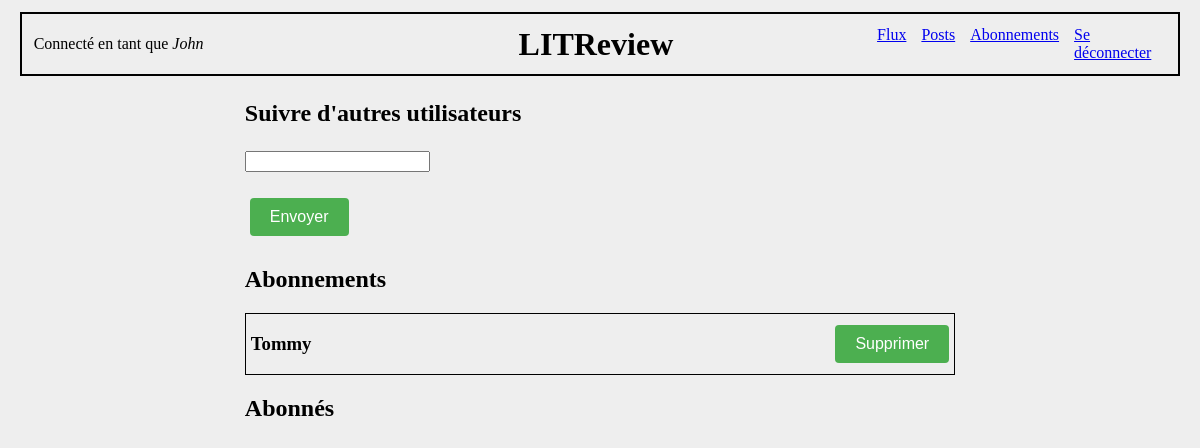
The app's page /subscriptions/ (signed in), older data.
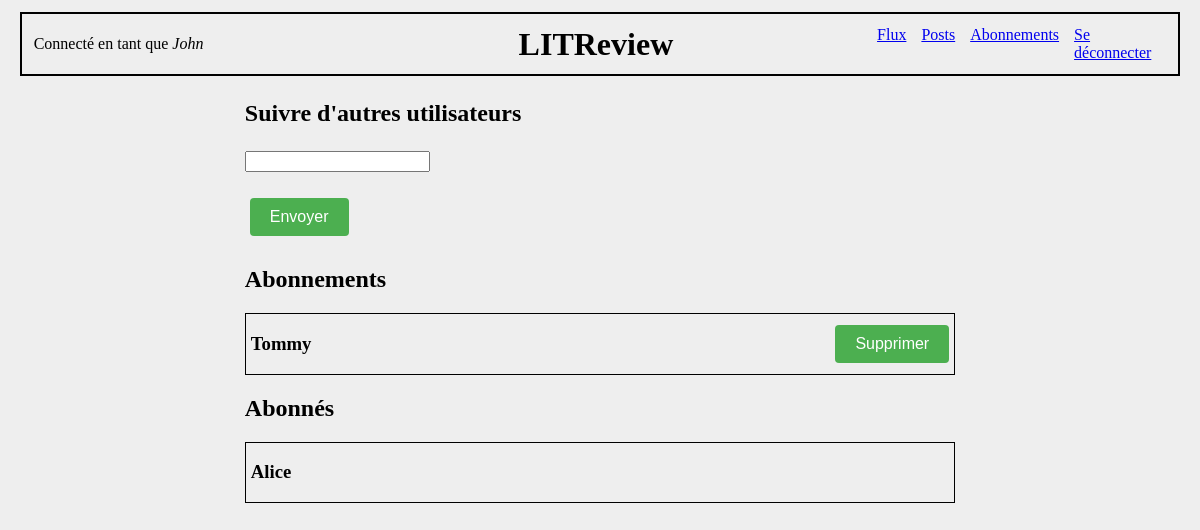
The same page, newer data.
### appli/models.py (models this page shows)
class UserFollows(models.Model):
    user = models.ForeignKey(
        to=settings.AUTH_USER_MODEL, on_delete=models.CASCADE, related_name='following')
    followed_user = models.ForeignKey(
        to=settings.AUTH_USER_MODEL, on_delete=models.CASCADE, related_name='followed_by')
    class Meta:
        unique_together = ('user', 'followed_user')

### authentication/models.py (models this page shows)
class User(AbstractUser):
    profile_photo = models.ImageField(verbose_name='Photo de profil', null=True)

### appli/views.py (the view, shortened to what this page needs)
# urls.py: path('subscriptions/', appli.views.check_user_to_follow, name='subscriptions'),
@login_required
def check_user_to_follow(request):
    message = ""
    form = forms.UserToFollowForm(request.POST)
    user_follows = models.UserFollows()
    followed_users = UserFollows.objects.filter(user=request.user)
    followers = User.objects.filter(
        id__in=request.user.followed_by.all().values_list('user', flat=True)
    )
    context = {
        'form': form,
        'followed_users': followed_users,
        'followers': followers,
        'message': message,
    }
    return render(request, 'appli/subscriptions.html', context=context)

### appli/forms.py
class UserToFollowForm(forms.Form):
    user_to_follow = forms.CharField(
        error_messages={'required': ''},  # Message vide pour l'erreur 'required'
    )

### appli/templates/appli/subscriptions.html (shortened to what this page needs)
{% extends 'base_connected.html' %}
{% block content %}
    <div class="div_margins">
        <h2><p>Suivre d'autres utilisateurs</p></h2>
        <form method="post">
            <p>{{ form.user_to_follow }} {{ message }}</p>
            <button type="submit" class="button">Envoyer</button>
        </form>
    </div>
    <div class="div_margins">
        <h2>Abonnements</h2>
        {% for instance in followed_users %}
            <div class="div_table_border">
                <div>
                    <h3>{{ instance.followed_user.username }}</h3>
                </div>
                <div>
                    <a href="{% url 'delete_following' instance.id %}" class="button">Supprimer</a>
                </div>
            </div>
        {% endfor %}
    </div>
    <div class="div_margins">
        <h2>Abonnés</h2>
        {% for instance in followers %}
            <div class="div_table_border">
                <h3>{{ instance.username }}</h3>
            </div>
        {% endfor %}
    </div>
{% endblock content %}

Row changes from the older to the newer data that the page shows:
added User: username "Alice"
